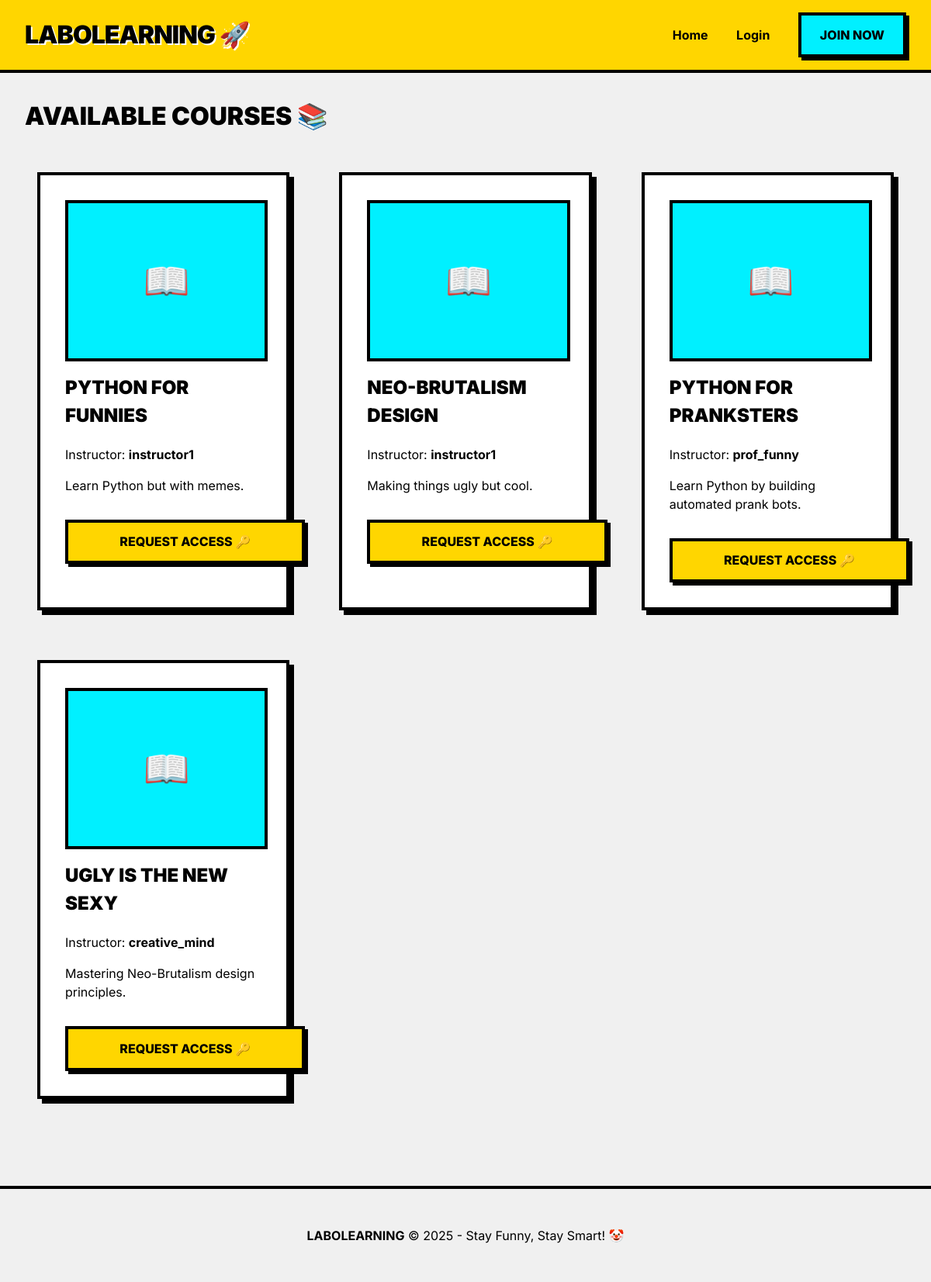
Page /courses/ on the committed database.
### courses/models.py (models this page shows, shortened)
class Course(models.Model):
    title = models.CharField(max_length=200)
    description = models.TextField()
    instructor = models.ForeignKey(settings.AUTH_USER_MODEL, on_delete=models.CASCADE, related_name='teaching_courses')
    thumbnail = models.ImageField(upload_to='course_thumbnails/', blank=True, null=True)
    created_at = models.DateTimeField(auto_now_add=True)

### users/models.py (models this page shows, shortened)
class User(AbstractUser):
    ROLE_CHOICES = (
        ('student', 'Student'),
        ('instructor', 'Instructor'),
        ('admin', 'Admin'),
    )
    role = models.CharField(max_length=20, choices=ROLE_CHOICES, default='student')
    bio = models.TextField(blank=True, null=True)
    device_limit = models.IntegerField(default=1) # Requirement: device limit control

### courses/views.py (the view)
# urls.py: path('', views.course_list, name='course_list'),
def course_list(request):
    courses = Course.objects.all()
    return render(request, 'courses/course_list.html', {'courses': courses})

### templates/courses/course_list.html
{% extends 'base.html' %}
{% block content %}
<h1 style="margin-bottom: 2rem;">Available Courses 📚</h1>
<div style="display: grid; grid-template-columns: repeat(auto-fit, minmax(300px, 1fr)); gap: 2rem;">
    {% for course in courses %}
    <div class="brutal-card" style="background: white;">
        {% if course.thumbnail %}
        <img src="{{ course.thumbnail.url }}" alt="{{ course.title }}"
            style="width: 100%; border: var(--border-width) solid black; margin-bottom: 1rem;">
        {% else %}
        <div
            style="width: 100%; height: 200px; background: var(--accent-color); border: var(--border-width) solid black; margin-bottom: 1rem; display: flex; align-items: center; justify-content: center; font-size: 3rem;">
            📖</div>
        {% endif %}
        <h2>{{ course.title }}</h2>
        <p>Instructor: <strong>{{ course.instructor.username }}</strong></p>
        <p>{{ course.description|truncatewords:20 }}</p>
        <div style="margin-top: 2rem;">
            <a href="{% url 'request_enrollment' course.id %}" class="brutal-btn"
                style="width: 100%; text-align: center;">Request Access 🔑</a>
        </div>
    </div>
    {% empty %}
    <div class="brutal-card" style="grid-column: 1 / -1; text-align: center;">
        <h2>No courses found! 😱</h2>
        <p>Wait for the instructors to add some magic.</p>
    </div>
    {% endfor %}
</div>
{% endblock %}

### static/css/style.css (style rules this page uses)
:root { --bg-color: #f0f0f0; --primary-color: #FFD600; --secondary-color: #FF00E5; --accent-color: #00F0FF; --text-color: #000000; --border-width: 4px; --shadow-offset: 6px; }
body { background-color: var(--bg-color); font-family: 'Inter', system-ui, -apple-system, sans-serif; color: var(--text-color); margin: 0; padding: 0; line-height: 1.5; }
.brutal-card { background: white; border: var(--border-width) solid var(--text-color); box-shadow: var(--shadow-offset) var(--shadow-offset) 0px var(--text-color); padding: 2rem; margin: 1rem; transition: transform 0.1s; }
.brutal-btn { background: var(--primary-color); border: var(--border-width) solid var(--text-color); box-shadow: 4px 4px 0px var(--text-color); padding: 0.8rem 1.5rem; font-weight: 800; text-transform: uppercase; cursor: pointer; font-family: inherit; display: inline-block; text-decoration: none; color: black; }
h1, h2, h3 { margin-top: 0; text-transform: uppercase; font-weight: 900; }

### rows in the picture
Course: title "PYTHON FOR FUNNIES", instructor.username "instructor1", description "Learn Python but with memes."
Course: title "NEO-BRUTALISM DESIGN", instructor.username "instructor1", description "Making things ugly but cool."
Course: title "PYTHON FOR PRANKSTERS", instructor.username "prof_funny", description "Learn Python by building automated prank bots."
Course: title "UGLY IS THE NEW SEXY", instructor.username "creative_mind", description "Mastering Neo-Brutalism design principles."
